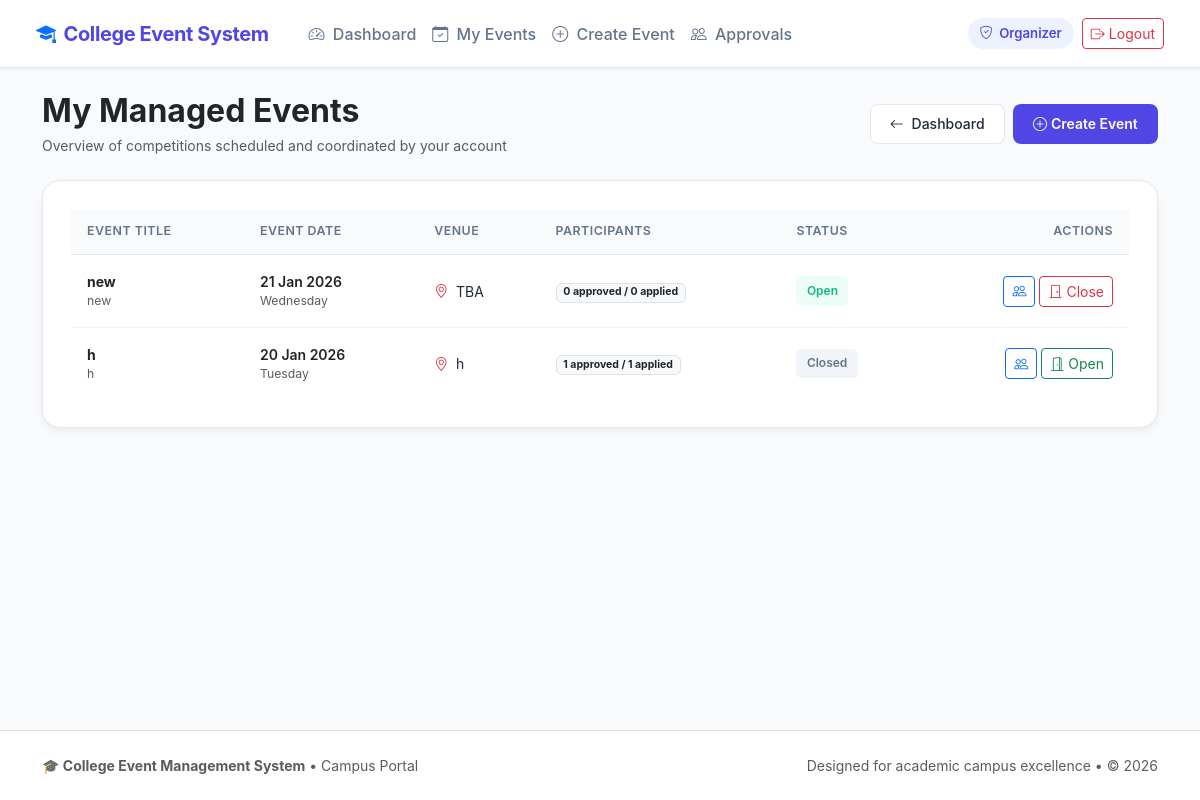
/my_events.php (signed in), run on the app's committed database.
### tables this page shows
CREATE TABLE `events` (
  `id` int(11) NOT NULL,
  `title` varchar(150) NOT NULL,
  `description` text DEFAULT NULL,
  `event_date` date NOT NULL,
  `venue` varchar(100) DEFAULT NULL,
  `created_by` int(11) NOT NULL,
  `status` enum('open','closed','completed') DEFAULT 'open'
);

### includes/helpers.php (called while the page is built, shortened)
<?php
function e($value) {
    return htmlspecialchars($value ?? '', ENT_QUOTES, 'UTF-8');
}

### my_events.php (the view, shortened to what this page needs)
<?php
require_once __DIR__ . '/includes/db.php';
require_once __DIR__ . '/includes/helpers.php';
$uid = (int)$_SESSION['user_id'];
$stmt = mysqli_prepare($conn, "
    SELECT e.*,
           COUNT(ep.id) AS total_applicants,
           SUM(CASE WHEN ep.approval_status = 'approved' THEN 1 ELSE 0 END) AS approved_count
    FROM events e
    LEFT JOIN event_participation ep ON e.id = ep.event_id
    WHERE e.created_by = ?
    GROUP BY e.id
    ORDER BY e.event_date DESC
");
mysqli_stmt_bind_param($stmt, "i", $uid);
mysqli_stmt_execute($stmt);
$events_result = mysqli_stmt_get_result($stmt);
include __DIR__ . '/includes/header.php';
include __DIR__ . '/includes/navbar.php';
?>
<div class="container py-4">
    <div class="d-flex flex-column flex-md-row justify-content-between align-items-md-center gap-3 mb-4">
        <div>
            <h2 class="fw-bold tracking-tight text-dark mb-1">My Managed Events</h2>
            <p class="text-muted small mb-0">Overview of competitions scheduled and coordinated by your account</p>
        </div>
        <div class="d-flex gap-2">
            <a href="organizer_dashboard.php" class="btn btn-sm btn-cems-secondary">
                <i class="bi bi-arrow-left me-1"></i> Dashboard
            </a>
            <a href="create_event.php" class="btn btn-sm btn-cems-primary d-inline-flex align-items-center gap-1">
                <i class="bi bi-plus-circle"></i> Create Event
            </a>
        </div>
    </div>
    <div class="cems-card">
        <div class="table-responsive">
            <table class="table-cems">
                <thead>
                    <tr>
                        <th>Event Title</th>
                        <th>Event Date</th>
                        <th>Venue</th>
                        <th>Participants</th>
                        <th>Status</th>
                        <th class="text-end">Actions</th>
                    </tr>
                </thead>
                <tbody>
                    <?php if ($events_result && mysqli_num_rows($events_result) > 0): ?>
                        <?php while ($ev = mysqli_fetch_assoc($events_result)): ?>
                            <tr>
                                <td>
                                    <div class="fw-bold text-dark"><?php echo e($ev['title']); ?></div>
                                    <div class="text-muted small text-truncate" style="max-width: 280px;">
                                        <?php echo e(!empty($ev['description']) ? $ev['description'] : 'No description provided.'); ?>
                                    </div>
                                </td>
                                <td>
                                    <div class="fw-semibold text-dark"><?php echo date("d M Y", strtotime($ev['event_date'])); ?></div>
                                    <div class="text-muted small"><?php echo date("l", strtotime($ev['event_date'])); ?></div>
                                </td>
                                <td>
                                    <i class="bi bi-geo-alt text-danger me-1"></i>
                                    <?php echo e(!empty($ev['venue']) ? $ev['venue'] : 'TBA'); ?>
                                </td>
                                <td>
                                    <span class="badge bg-light text-dark border">
                                        <?php echo (int)($ev['approved_count'] ?? 0); ?> approved / <?php echo (int)($ev['total_applicants'] ?? 0); ?> applied
                                    </span>
                                </td>
                                <td>
                                    <?php
                                    $badge_class = match($ev['status']) {
                                        'open' => 'badge-status-open',
                                        'closed' => 'badge-status-closed',
                                        default => 'bg-info-subtle text-info'
                                    };
                                    ?>
                                    <span class="badge-status <?php echo $badge_class; ?>">
                                        <?php echo ucfirst(e($ev['status'])); ?>
                                    </span>
                                </td>
                                <td class="text-end">
                                    <div class="d-inline-flex gap-1">
                                        <a href="manage_participants.php?event_id=<?php echo (int)$ev['id']; ?>" class="btn btn-sm btn-outline-primary" title="View Participants">
                                            <i class="bi bi-people"></i>
                                        </a>
                                        <form method="post" action="my_events.php" class="d-inline" onsubmit="return confirm('Change event registration status?');">
                                            <?php if ($ev['status'] === 'open'): ?>
                                                <button type="submit" name="update_status" class="btn btn-sm btn-outline-danger" title="Close Registrations">
                                                    <i class="bi bi-door-closed"></i> Close
                                                </button>
                                            <?php else: ?>
                                                <button type="submit" name="update_status" class="btn btn-sm btn-outline-success" title="Re-Open Registrations">
                                                    <i class="bi bi-door-open"></i> Open
                                                </button>
                                            <?php endif; ?>
                                        </form>
                                    </div>
                                </td>
                            </tr>
                        <?php endwhile; ?>
                    <?php endif; ?>
                </tbody>
            </table>
        </div>
    </div>
</div>
<?php
include __DIR__ . '/includes/footer.php';
?>

### assets/css/theme.css (style rules this page uses)
:root { --c-primary: #4f46e5; --c-primary-hover: #4338ca; --c-primary-subtle: #eef2ff; --c-primary-border: #c7d2fe; --c-secondary: #0ea5e9; --c-secondary-subtle: #f0f9ff; --c-accent-coral: #f43f5e; --c-accent-coral-subtle: #fff1f2; --c-accent-amber: #f59e0b; --c-accent-amber-subtle: #fffbeb; --c-accent-emerald: #10b981; --c-accent-emerald-subtle: #ecfdf5; --c-dark: #0f172a; --c-text-main: #1e293b; --c-text-muted: #64748b; --c-border: #e2e8f0; --c-border-light: #f1f5f9; --c-bg: #f8fafc; --c-surface: #ffffff; --c-surface-card: #ffffff; --font-sans: 'Inter', system-ui, -apple-system, BlinkMacSystemFont, 'Segoe UI', Roboto, sans-serif; --radius-sm: 8px; --radius-md: 12px; --radius-lg: 18px; --radius-xl: 24px; --shadow-subtle: 0 1px 3px rgba(15, 23, 42, 0.06); --shadow-card: 0 4px 12px -2px rgba(15, 23, 42, 0.06), 0 2px 6px -2px rgba(15, 23, 42, 0.04); --shadow-hover: 0 12px 24px -4px rgba(15, 23, 42, 0.1), 0 4px 8px -4px rgba(15, 23, 42, 0.05); --t-standard: all 0.22s cubic-bezier(0.4, 0, 0.2, 1); }
body { font-family: var(--font-sans); background-color: var(--c-bg); color: var(--c-text-main); min-height: 100vh; display: flex; flex-direction: column; -webkit-font-smoothing: antialiased; }
.cems-card { background: var(--c-surface); border: 1px solid var(--c-border); border-radius: var(--radius-lg); padding: 1.75rem; box-shadow: var(--shadow-card); transition: var(--t-standard); }
.badge-status { padding: 0.35rem 0.65rem; font-size: 0.75rem; font-weight: 600; border-radius: 6px; display: inline-flex; align-items: center; gap: 0.3rem; }
.badge-status-open { background: var(--c-accent-emerald-subtle); color: var(--c-accent-emerald); }
.badge-status-closed { background: #f1f5f9; color: #64748b; }
.btn-cems-primary { background: var(--c-primary); color: white; border: 1px solid transparent; font-weight: 600; border-radius: var(--radius-sm); padding: 0.55rem 1.2rem; transition: var(--t-standard); }
.btn-cems-secondary { background: var(--c-surface); color: var(--c-text-main); border: 1px solid var(--c-border); font-weight: 500; border-radius: var(--radius-sm); padding: 0.55rem 1.2rem; transition: var(--t-standard); }
.table-cems { width: 100%; margin-bottom: 0; border-collapse: separate; border-spacing: 0; }
.table-cems th { background: var(--c-bg); font-size: 0.775rem; font-weight: 600; text-transform: uppercase; letter-spacing: 0.04em; color: var(--c-text-muted); padding: 0.85rem 1rem; border-bottom: 1px solid var(--c-border); }
.table-cems td { padding: 1rem; border-bottom: 1px solid var(--c-border-light); font-size: 0.875rem; vertical-align: middle; }
.table-cems tr:last-child td { border-bottom: none; }

### data on the page
events: title "new", description "new", event_date "21 Jan 2026", event_date "Wednesday", venue "TBA", approved_count "0", total_applicants "0", status "Open", shows "Close"
events: title "h", description "h", event_date "20 Jan 2026", event_date "Tuesday", venue "h", approved_count "1", total_applicants "1", status "Closed", shows "Open"

### other printed values
$role "Organizer"
